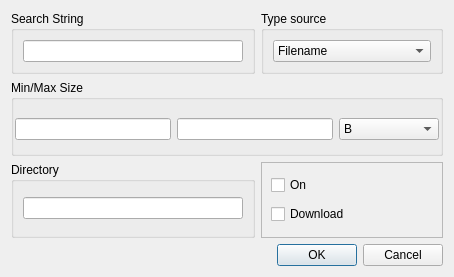
<?xml version="1.0" encoding="UTF-8"?>
<ui version="4.0">
 <class>UIADLSEditor</class>
 <widget class="QDialog" name="UIADLSEditor">
  <property name="geometry">
   <rect>
    <x>0</x>
    <y>0</y>
    <width>454</width>
    <height>277</height>
   </rect>
  </property>
  <property name="windowTitle">
   <string>Dialog</string>
  </property>
  <layout class="QGridLayout" name="gridLayout">
   <item row="1" column="0" colspan="3">
    <widget class="QGroupBox" name="groupBox">
     <property name="title">
      <string>Min/Max Size</string>
     </property>
     <layout class="QHBoxLayout" name="horizontalLayout">
      <property name="leftMargin">
       <number>1</number>
      </property>
      <property name="topMargin">
       <number>6</number>
      </property>
      <property name="rightMargin">
       <number>1</number>
      </property>
      <property name="bottomMargin">
       <number>1</number>
      </property>
      <item>
       <widget class="LineEdit" name="lineEdit_MINSIZE">
        <property name="toolTip">
         <string>IP address or DNS name of hub.</string>
        </property>
       </widget>
      </item>
      <item>
       <widget class="LineEdit" name="lineEdit_MAXSIZE">
        <property name="toolTip">
         <string>This description will show in the user list.</string>
        </property>
       </widget>
      </item>
      <item>
       <widget class="QComboBox" name="comboBox_CID">
        <property name="enabled">
         <bool>true</bool>
        </property>
        <property name="sizePolicy">
         <sizepolicy hsizetype="Minimum" vsizetype="Fixed">
          <horstretch>0</horstretch>
          <verstretch>0</verstretch>
         </sizepolicy>
        </property>
        <property name="minimumSize">
         <size>
          <width>100</width>
          <height>0</height>
         </size>
        </property>
        <item>
         <property name="text">
          <string>B</string>
         </property>
        </item>
        <item>
         <property name="text">
          <string>KiB</string>
         </property>
        </item>
        <item>
         <property name="text">
          <string>MiB</string>
         </property>
        </item>
        <item>
         <property name="text">
          <string>GiB</string>
         </property>
        </item>
       </widget>
      </item>
     </layout>
    </widget>
   </item>
   <item row="0" column="0" colspan="2">
    <widget class="QGroupBox" name="groupBox_2">
     <property name="title">
      <string>Search String</string>
     </property>
     <layout class="QHBoxLayout" name="horizontalLayout_2">
      <item>
       <widget class="LineEdit" name="lineEdit_SSTRING">
        <property name="toolTip">
         <string>Favorite hub name.</string>
        </property>
       </widget>
      </item>
     </layout>
    </widget>
   </item>
   <item row="0" column="2">
    <widget class="QGroupBox" name="groupBox_4">
     <property name="sizePolicy">
      <sizepolicy hsizetype="MinimumExpanding" vsizetype="Fixed">
       <horstretch>0</horstretch>
       <verstretch>0</verstretch>
      </sizepolicy>
     </property>
     <property name="title">
      <string>Type source</string>
     </property>
     <layout class="QVBoxLayout" name="verticalLayout_3">
      <item>
       <widget class="QComboBox" name="comboBox_TYPE">
        <property name="minimumSize">
         <size>
          <width>100</width>
          <height>0</height>
         </size>
        </property>
        <item>
         <property name="text">
          <string>Filename</string>
         </property>
        </item>
        <item>
         <property name="text">
          <string>Directory</string>
         </property>
        </item>
        <item>
         <property name="text">
          <string>Absolete path</string>
         </property>
        </item>
       </widget>
      </item>
     </layout>
    </widget>
   </item>
   <item row="2" column="0" colspan="2">
    <widget class="QGroupBox" name="groupBox_5">
     <property name="title">
      <string>Directory</string>
     </property>
     <layout class="QVBoxLayout" name="verticalLayout">
      <item>
       <widget class="QLineEdit" name="lineEdit_DIRECTORY">
        <property name="minimumSize">
         <size>
          <width>220</width>
          <height>0</height>
         </size>
        </property>
       </widget>
      </item>
     </layout>
    </widget>
   </item>
   <item row="4" column="0" colspan="3">
    <widget class="QDialogButtonBox" name="buttonBox">
     <property name="orientation">
      <enum>Qt::Horizontal</enum>
     </property>
     <property name="standardButtons">
      <set>QDialogButtonBox::Cancel|QDialogButtonBox::Ok</set>
     </property>
    </widget>
   </item>
   <item row="2" column="2">
    <widget class="QFrame" name="frame">
     <property name="sizePolicy">
      <sizepolicy hsizetype="Preferred" vsizetype="Preferred">
       <horstretch>0</horstretch>
       <verstretch>0</verstretch>
      </sizepolicy>
     </property>
     <property name="minimumSize">
      <size>
       <width>0</width>
       <height>0</height>
      </size>
     </property>
     <property name="frameShape">
      <enum>QFrame::StyledPanel</enum>
     </property>
     <property name="frameShadow">
      <enum>QFrame::Raised</enum>
     </property>
     <layout class="QVBoxLayout" name="verticalLayout_2">
      <item>
       <widget class="QCheckBox" name="checkBox_CHECK">
        <property name="sizePolicy">
         <sizepolicy hsizetype="Preferred" vsizetype="Fixed">
          <horstretch>0</horstretch>
          <verstretch>0</verstretch>
         </sizepolicy>
        </property>
        <property name="text">
         <string>On</string>
        </property>
       </widget>
      </item>
      <item>
       <widget class="QCheckBox" name="checkBox_DOWNLOAD">
        <property name="text">
         <string>Download</string>
        </property>
       </widget>
      </item>
     </layout>
    </widget>
   </item>
  </layout>
 </widget>
 <customwidgets>
  <customwidget>
   <class>LineEdit</class>
   <extends>QLineEdit</extends>
   <header>LineEdit.h</header>
  </customwidget>
 </customwidgets>
 <resources/>
 <connections>
  <connection>
   <sender>buttonBox</sender>
   <signal>accepted()</signal>
   <receiver>UIADLSEditor</receiver>
   <slot>accept()</slot>
   <hints>
    <hint type="sourcelabel">
     <x>263</x>
     <y>267</y>
    </hint>
    <hint type="destinationlabel">
     <x>157</x>
     <y>274</y>
    </hint>
   </hints>
  </connection>
  <connection>
   <sender>buttonBox</sender>
   <signal>rejected()</signal>
   <receiver>UIADLSEditor</receiver>
   <slot>reject()</slot>
   <hints>
    <hint type="sourcelabel">
     <x>320</x>
     <y>267</y>
    </hint>
    <hint type="destinationlabel">
     <x>286</x>
     <y>274</y>
    </hint>
   </hints>
  </connection>
 </connections>
</ui>
